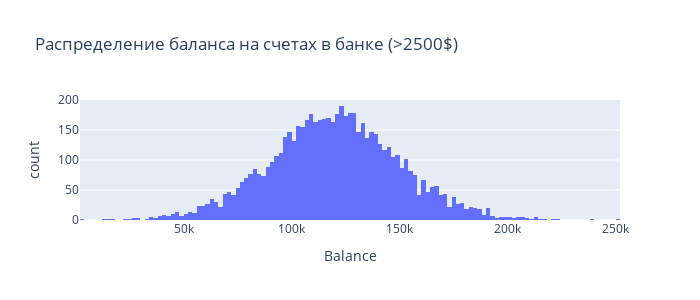

The notebook cell saved with this chart:
### Markdown cell above
# 9.2 ГИСТОГРАММА

------

Постройте график, показывающий распределение баланса пользователей, у которых на счету больше 2 500 долларов. Опишите распределение и сделайте выводы.

### Code cell
histogram_data = churn_data[churn_data['Balance']>2500]
fig = px.histogram(
    data_frame = histogram_data,
    x = 'Balance',
    height=300,
    width=700,
    title='Распределение баланса на счетах в банке (>2500$)',
)
fig.show()

### Figure 1 — Plotly figure (JSON) as saved in the notebook; plotly's stock layout.template omitted (floating-point values rounded to 4 significant figures; data arrays with more than 128 entries replaced by an {"elided": "..."} marker saying what was removed)
{"data": [{"alignmentgroup": "True", "bingroup": "x", "hovertemplate": "Balance=%{x}<br>count=%{y}<extra></extra>", "legendgroup": "", "marker": {"color": "#636efa", "pattern": {"shape": ""}}, "name": "", "offsetgroup": "", "orientation": "v", "showlegend": false, "type": "histogram", "x": {"elided": "6383 float values"}, "xaxis": "x", "yaxis": "y"}], "layout": {"barmode": "relative", "height": 300, "legend": {"tracegroupgap": 0}, "title": {"text": "Распределение баланса на счетах в банке (>2500$)"}, "width": 700, "xaxis": {"anchor": "y", "domain": [0, 1], "title": {"text": "Balance"}}, "yaxis": {"anchor": "x", "domain": [0, 1], "title": {"text": "count"}}}}
